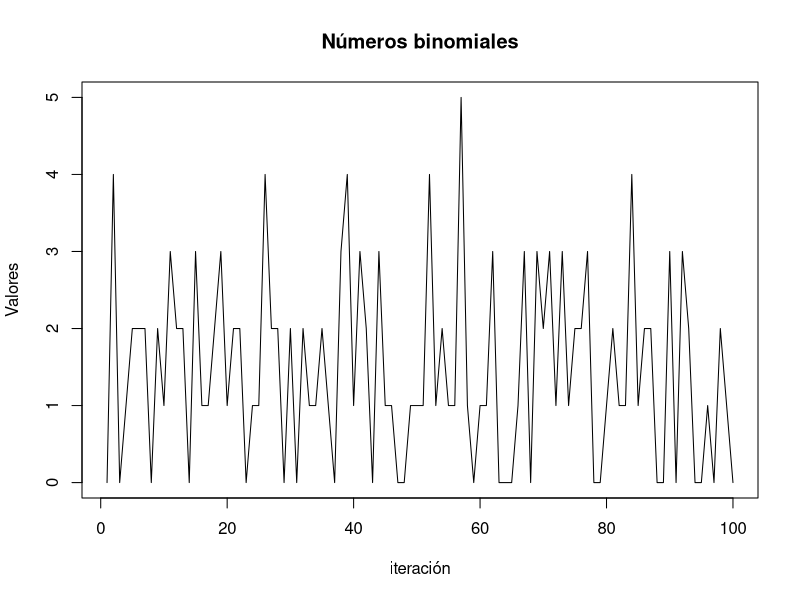

Recreate this plot in R.
## ---- chunk 1
knitr::opts_chunk$set(echo = TRUE)
## ---- chunk 2
vars <-rbinom(100, size=16, prob=0.1)
plot(vars, type="l", main="Números binomiales", xlab="iteración", ylab="Valores")
